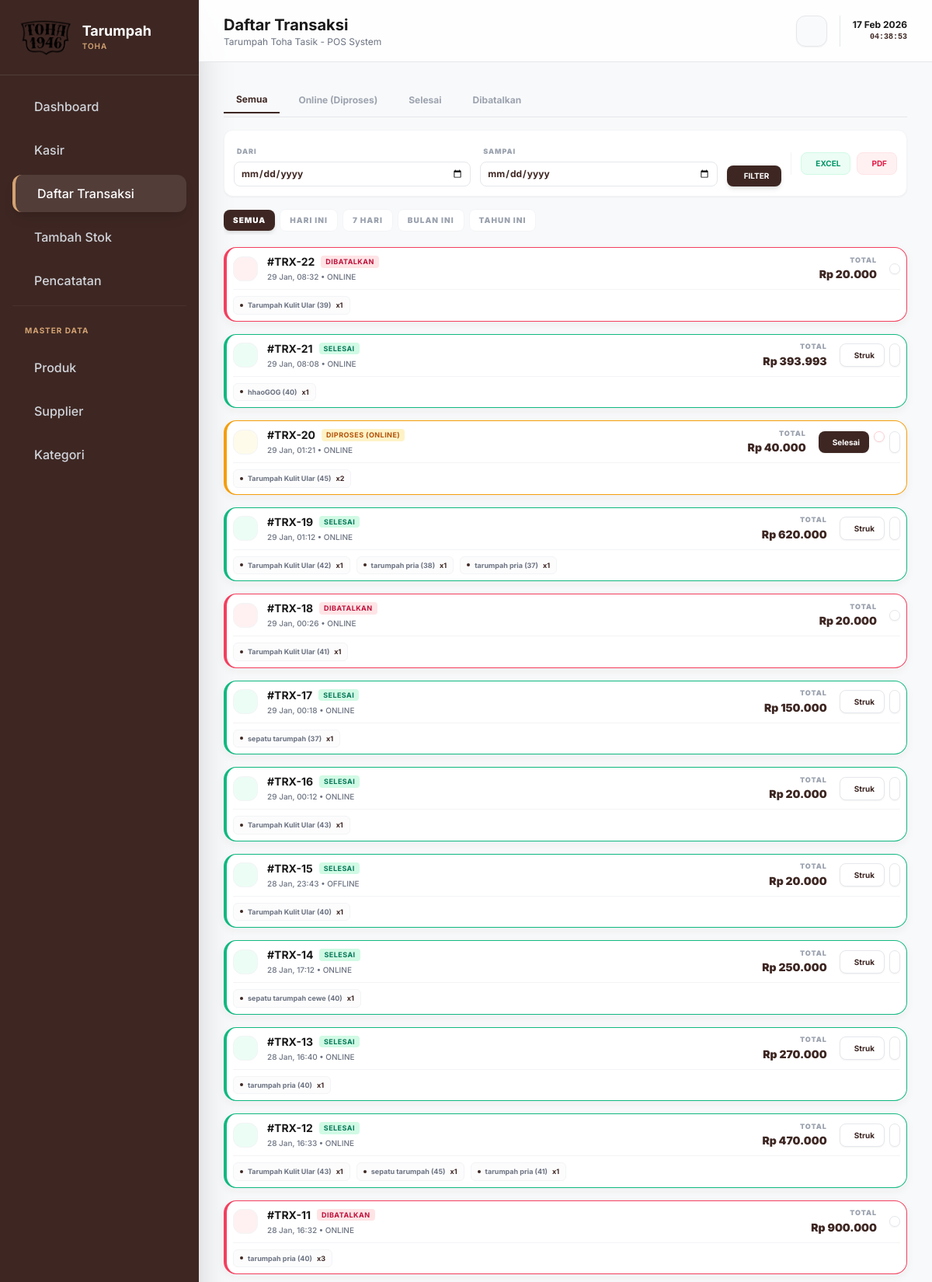
The app's page /index.php?page=transaksi (upper part) with its own data.
### tables this page shows
CREATE TABLE `transaksi` (
  `id_transaksi` int NOT NULL,
  `tanggal` datetime DEFAULT CURRENT_TIMESTAMP,
  `total_harga` decimal(12,2) NOT NULL,
  `metode_pembayaran` varchar(50) NOT NULL,
  `status` enum('selesai','diproses','dibatalkan') DEFAULT 'selesai',
  `created_at` datetime DEFAULT CURRENT_TIMESTAMP
);

CREATE TABLE `detail_transaksi` (
  `id_detail` int NOT NULL,
  `id_transaksi` int NOT NULL,
  `id_produk` int NOT NULL,
  `id_ukuran` int NOT NULL,
  `jumlah` int NOT NULL,
  `harga_satuan` decimal(12,2) NOT NULL,
  `subtotal` decimal(12,2) NOT NULL
);

CREATE TABLE `produk_tarumpah` (
  `id_produk` int NOT NULL,
  `nama_produk` varchar(100) NOT NULL,
  `harga` decimal(12,2) NOT NULL,
  `id_kategori` int DEFAULT NULL,
  `deskripsi` text,
  `foto` varchar(255) DEFAULT NULL,
  `status` enum('aktif','nonaktif') DEFAULT 'aktif',
  `created_at` datetime DEFAULT CURRENT_TIMESTAMP,
  `updated_at` datetime DEFAULT CURRENT_TIMESTAMP ON UPDATE CURRENT_TIMESTAMP
);

CREATE TABLE `ukuran` (
  `id_ukuran` int NOT NULL,
  `ukuran` varchar(5) NOT NULL
);

### includes/config.php (called while the page is built, shortened)
<?php
$host = "localhost";
$user = "root";
$pass = "";
$db   = "db-tarumpah-toha";
$conn = mysqli_connect($host, $user, $pass, $db);
mysqli_query($conn, "SET time_zone = '+07:00'");
function query($query) {
    global $conn;
    $result = mysqli_query($conn, $query);
    $rows = [];
    if ($result) {
        while ($row = mysqli_fetch_assoc($result)) {
            $rows[] = $row;
        }
    }
    return $rows;
}
?>

### views/transaksi.php (the view, shortened to what this page needs)
<?php
$filter = isset($_GET['status']) ? $_GET['status'] : 'all';
$range = isset($_GET['range']) ? $_GET['range'] : 'all';
$tgl_mulai = isset($_GET['tgl_mulai']) ? $_GET['tgl_mulai'] : '';
$tgl_akhir = isset($_GET['tgl_akhir']) ? $_GET['tgl_akhir'] : '';
$query_trx = "SELECT * FROM transaksi";
$query_trx .= " ORDER BY tanggal DESC";
$transactions = query($query_trx);
function getTrxItems($id) {
    return query("SELECT dt.*, p.nama_produk, u.ukuran
                  FROM detail_transaksi dt
                  JOIN produk_tarumpah p ON dt.id_produk = p.id_produk
                  JOIN ukuran u ON dt.id_ukuran = u.id_ukuran
                  WHERE dt.id_transaksi = $id");
}
?>
<div class="space-y-4">
    <div class="flex items-center gap-2 border-b border-gray-200 pb-1 overflow-x-auto no-scrollbar">
        <a href="?page=transaksi&status=all&range=<?php echo $range; ?>" class="px-4 py-2 text-xs font-bold whitespace-nowrap transition-all <?php echo $filter == 'all' ? 'border-b-2 border-[#3e2723] text-[#3e2723]' : 'text-gray-400 hover:text-[#3e2723]' ?>">Semua</a>
        <a href="?page=transaksi&status=diproses&range=<?php echo $range; ?>" class="px-4 py-2 text-xs font-bold whitespace-nowrap transition-all <?php echo $filter == 'diproses' ? 'border-b-2 border-[#3e2723] text-[#3e2723]' : 'text-gray-400 hover:text-[#3e2723]' ?>">Online (Diproses)</a>
        <a href="?page=transaksi&status=selesai&range=<?php echo $range; ?>" class="px-4 py-2 text-xs font-bold whitespace-nowrap transition-all <?php echo $filter == 'selesai' ? 'border-b-2 border-[#3e2723] text-[#3e2723]' : 'text-gray-400 hover:text-[#3e2723]' ?>">Selesai</a>
        <a href="?page=transaksi&status=batal&range=<?php echo $range; ?>" class="px-4 py-2 text-xs font-bold whitespace-nowrap transition-all <?php echo $filter == 'batal' ? 'border-b-2 border-[#3e2723] text-[#3e2723]' : 'text-gray-400 hover:text-[#3e2723]' ?>">Dibatalkan</a>
    </div>
    <div class="card-gradient p-3 rounded-xl border border-gray-100 shadow-sm">
        <div class="flex flex-col lg:flex-row lg:items-center justify-between gap-3">
            <form method="GET" class="flex flex-wrap items-end gap-3 flex-1">
                <div class="space-y-1 flex-1 min-w-[120px]">
                    <label class="text-[9px] text-gray-400 uppercase font-black tracking-widest pl-1">Dari</label>
                    <input type="date" name="tgl_mulai" value="<?php echo $tgl_mulai; ?>" class="w-full bg-white border border-gray-200 rounded-lg py-1.5 px-2 text-xs focus:outline-none focus:border-[#3e2723] text-[#3e2723] font-bold">
                </div>
                <div class="space-y-1 flex-1 min-w-[120px]">
                    <label class="text-[9px] text-gray-400 uppercase font-black tracking-widest pl-1">Sampai</label>
                    <input type="date" name="tgl_akhir" value="<?php echo $tgl_akhir; ?>" class="w-full bg-white border border-gray-200 rounded-lg py-1.5 px-2 text-xs focus:outline-none focus:border-[#3e2723] text-[#3e2723] font-bold">
                </div>
                <div class="flex gap-2">
                    <button type="submit" class="bg-[#3e2723] text-white px-4 py-1.5 rounded-lg text-[10px] font-bold shadow-md hover:bg-[#5d4037] transition-all flex items-center gap-1.5">
                        <i class="ph ph-funnel"></i> FILTER
                    </button>
                </div>
            </form>
            <div class="flex gap-2 border-l border-gray-100 pl-3">
                <?php
                    $range_name = ($tgl_mulai ? $tgl_mulai : 'Awal') . '_sd_' . ($tgl_akhir ? $tgl_akhir : 'Sekarang');
                ?>
                <button onclick="exportTableToExcel('hidden_trx_table', 'Transaksi_<?php echo $filter; ?>_<?php echo $range_name; ?>')" class="flex items-center gap-1.5 px-3 py-1.5 bg-emerald-50 text-emerald-600 rounded-lg text-[10px] font-bold border border-emerald-100 hover:bg-emerald-100 transition-all">
                    <i class="ph ph-file-xls text-sm"></i> EXCEL
                </button>
                <button onclick="exportTableToPDF('hidden_trx_table', 'Daftar Transaksi (<?php echo strtoupper($filter); ?>) <?php echo $range_name; ?>', 'Transaksi_<?php echo $filter; ?>_<?php echo $range_name; ?>')" class="flex items-center gap-1.5 px-3 py-1.5 bg-rose-50 text-rose-600 rounded-lg text-[10px] font-bold border border-rose-100 hover:bg-rose-100 transition-all">
                    <i class="ph ph-file-pdf text-sm"></i> PDF
                </button>
            </div>
        </div>
    </div>
    <div class="flex items-center gap-1.5 overflow-x-auto no-scrollbar pb-1">
        <a href="?page=transaksi&status=<?php echo $filter; ?>&range=all" class="px-3 py-1.5 rounded-lg text-[10px] font-black uppercase tracking-widest transition-all <?php echo $range == 'all' ? 'bg-[#3e2723] text-white shadow-md' : 'bg-white text-gray-400 border border-gray-100' ?>">
            Semua
        </a>
        <a href="?page=transaksi&status=<?php echo $filter; ?>&range=today" class="px-3 py-1.5 rounded-lg text-[10px] font-black uppercase tracking-widest transition-all <?php echo $range == 'today' ? 'bg-[#3e2723] text-white shadow-md' : 'bg-white text-gray-400 border border-gray-100' ?>">
            Hari Ini
        </a>
        <a href="?page=transaksi&status=<?php echo $filter; ?>&range=week" class="px-3 py-1.5 rounded-lg text-[10px] font-black uppercase tracking-widest transition-all <?php echo $range == 'week' ? 'bg-[#3e2723] text-white shadow-md' : 'bg-white text-gray-400 border border-gray-100' ?>">
            7 Hari
        </a>
        <a href="?page=transaksi&status=<?php echo $filter; ?>&range=month" class="px-3 py-1.5 rounded-lg text-[10px] font-black uppercase tracking-widest transition-all <?php echo $range == 'month' ? 'bg-[#3e2723] text-white shadow-md' : 'bg-white text-gray-400 border border-gray-100' ?>">
            Bulan Ini
        </a>
        <a href="?page=transaksi&status=<?php echo $filter; ?>&range=year" class="px-3 py-1.5 rounded-lg text-[10px] font-black uppercase tracking-widest transition-all <?php echo $range == 'year' ? 'bg-[#3e2723] text-white shadow-md' : 'bg-white text-gray-400 border border-gray-100' ?>">
            Tahun Ini
        </a>
    </div>
            <?php
            foreach($transactions as $t):
                $items = getTrxItems($t['id_transaksi']);
            ?>
            <?php endforeach; ?>
    <div class="grid grid-cols-1 gap-4">
        <?php if(empty($transactions)): ?>
            <div class="card-gradient p-10 text-center text-gray-400 italic">
                Belum ada transaksi pada kategori ini.
            </div>
        <?php else: foreach($transactions as $t):
            $items = getTrxItems($t['id_transaksi']);
            $is_pending = ($t['status'] == 'diproses');
            $is_cancelled = ($t['status'] == 'dibatalkan');
            $status_label = $is_pending ? 'Diproses (Online)' : ($is_cancelled ? 'Dibatalkan' : 'Selesai');
            $status_class = $is_pending ? 'bg-amber-100 text-amber-700 border-amber-200' : ($is_cancelled ? 'bg-rose-100 text-rose-700 border-rose-200' : 'bg-emerald-100 text-emerald-700 border-emerald-200');
            $bg_icon = $is_pending ? 'bg-amber-50' : ($is_cancelled ? 'bg-rose-50' : 'bg-emerald-50');
            $border_class = $is_pending ? 'border-amber-500' : ($is_cancelled ? 'border-rose-500' : 'border-emerald-500');
        ?>
        <div class="card-gradient rounded-2xl p-2 relative group border-l-4 <?php echo $border_class; ?> hover:shadow-md transition-all">
            <div class="flex flex-col md:flex-row md:items-center justify-between gap-2">
                <div class="flex items-center gap-3">
                    <div class="w-8 h-8 rounded-xl <?php echo $bg_icon; ?> flex items-center justify-center border border-gray-100 flex-shrink-0">
                    </div>
                    <div>
                        <div class="flex items-center gap-2 mb-0.5">
                            <h4 class="font-bold text-[#1a1a1a] text-sm">#TRX-<?php echo $t['id_transaksi']; ?></h4>
                            <span class="px-1.5 py-[1px] rounded text-[9px] font-bold uppercase tracking-wider <?php echo $status_class; ?>">
                                <?php echo $status_label; ?>
                            </span>
                        </div>
                        <p class="text-[10px] text-gray-500 font-medium"><?php echo date('d M, H:i', strtotime($t['tanggal'])); ?> • <?php echo strtoupper($t['metode_pembayaran']); ?></p>
                    </div>
                </div>
                <div class="flex items-center justify-between md:justify-end gap-4">
                    <div class="text-left md:text-right">
                        <p class="text-[9px] text-gray-400 uppercase font-black tracking-widest mb-0.5">Total</p>
                        <p class="text-sm font-black text-[#3e2723]">Rp <?php echo number_format($t['total_harga'], 0, ',', '.'); ?></p>
                    </div>
                    <div class="flex gap-1.5 text-xs font-bold">
                        <?php if($is_pending): ?>
                            <form method="POST">
                                <button type="submit" class="px-3 py-1.5 rounded-lg bg-[#3e2723] hover:bg-[#5d4037] text-white transition-all flex items-center gap-1.5 shadow-sm text-[10px]">
                                    <i class="ph ph-check-circle"></i> Selesai
                                </button>
                            </form>
                            <form method="POST" onsubmit="return confirm('Batalkan pesanan?')">
                                <button type="submit" class="p-1.5 rounded-lg bg-white border border-rose-200 text-rose-500 hover:bg-rose-50 transition-all flex items-center gap-1.5 shadow-sm">
                                </button>
                            </form>
                        <?php elseif(!$is_cancelled): ?>
                            <button onclick="window.open('print_receipt.php?id=<?php echo $t['id_transaksi']; ?>', '_blank', 'width=600,height=800')" class="px-3 py-1.5 rounded-lg bg-white border border-gray-200 text-[#3e2723] hover:bg-gray-50 transition-all flex items-center gap-1.5 shadow-sm text-[10px]">
                                <i class="ph ph-printer"></i> Struk
                            </button>
                        <?php endif; ?>
                        <button class="p-1.5 rounded-lg bg-white border border-gray-200 text-gray-400 hover:text-[#3e2723] hover:border-[#3e2723] transition-all shadow-sm">
                        </button>
                    </div>
                </div>
            </div>
            <div class="mt-2 pt-2 border-t border-gray-100 flex flex-wrap gap-2">
                <?php foreach($items as $item): ?>
                <div class="text-[9px] text-gray-500 font-bold bg-gray-50/50 px-2 py-1 rounded-md border border-gray-100 flex items-center gap-1.5">
                    <span class="w-1 h-1 rounded-full bg-[#3e2723]"></span>
                    <?php echo $item['nama_produk']; ?> (<?php echo $item['ukuran']; ?>) <span class="text-[#3e2723]">x<?php echo $item['jumlah']; ?></span>
                </div>
                <?php endforeach; ?>
            </div>
        </div>
        <?php endforeach; endif; ?>
    </div>
</div>

### records on screen
transaksi: id_transaksi "22", status "DIBATALKAN", tanggal "29 Jan, 08:32", metode_pembayaran "ONLINE", total_harga "20.000"
detail_transaksi: id_produk.nama_produk "Tarumpah Kulit Ular", id_ukuran.ukuran "39", jumlah "1"
transaksi: id_transaksi "21", status "SELESAI", tanggal "29 Jan, 08:08", metode_pembayaran "ONLINE", total_harga "393.993"
detail_transaksi: id_produk.nama_produk "hhaoGOG", id_ukuran.ukuran "40", jumlah "1"
transaksi: id_transaksi "20", status "DIPROSES (ONLINE)", tanggal "29 Jan, 01:21", metode_pembayaran "ONLINE", total_harga "40.000"
detail_transaksi: id_produk.nama_produk "Tarumpah Kulit Ular", id_ukuran.ukuran "45", jumlah "2"
transaksi: id_transaksi "19", status "SELESAI", tanggal "29 Jan, 01:12", metode_pembayaran "ONLINE", total_harga "620.000"
detail_transaksi: id_produk.nama_produk "Tarumpah Kulit Ular", id_ukuran.ukuran "42", jumlah "1"
detail_transaksi: id_produk.nama_produk "tarumpah pria", id_ukuran.ukuran "38", jumlah "1"
detail_transaksi: id_produk.nama_produk "tarumpah pria", id_ukuran.ukuran "37", jumlah "1"
transaksi: id_transaksi "18", status "DIBATALKAN", tanggal "29 Jan, 00:26", metode_pembayaran "ONLINE", total_harga "20.000"
detail_transaksi: id_produk.nama_produk "Tarumpah Kulit Ular", id_ukuran.ukuran "41", jumlah "1"
transaksi: id_transaksi "17", status "SELESAI", tanggal "29 Jan, 00:18", metode_pembayaran "ONLINE", total_harga "150.000"
detail_transaksi: id_produk.nama_produk "sepatu tarumpah", id_ukuran.ukuran "37", jumlah "1"
transaksi: id_transaksi "16", status "SELESAI", tanggal "29 Jan, 00:12", metode_pembayaran "ONLINE", total_harga "20.000"
detail_transaksi: id_produk.nama_produk "Tarumpah Kulit Ular", id_ukuran.ukuran "43", jumlah "1"
transaksi: id_transaksi "15", status "SELESAI", tanggal "28 Jan, 23:43", metode_pembayaran "OFFLINE", total_harga "20.000"
detail_transaksi: id_produk.nama_produk "Tarumpah Kulit Ular", id_ukuran.ukuran "40", jumlah "1"
transaksi: id_transaksi "14", status "SELESAI", tanggal "28 Jan, 17:12", metode_pembayaran "ONLINE", total_harga "250.000"
detail_transaksi: id_produk.nama_produk "sepatu tarumpah cewe", id_ukuran.ukuran "40", jumlah "1"
transaksi: id_transaksi "13", status "SELESAI", tanggal "28 Jan, 16:40", metode_pembayaran "ONLINE", total_harga "270.000"
detail_transaksi: id_produk.nama_produk "tarumpah pria", id_ukuran.ukuran "40", jumlah "1"
transaksi: id_transaksi "12", status "SELESAI", tanggal "28 Jan, 16:33", metode_pembayaran "ONLINE", total_harga "470.000"
detail_transaksi: id_produk.nama_produk "Tarumpah Kulit Ular", id_ukuran.ukuran "43", jumlah "1"
detail_transaksi: id_produk.nama_produk "sepatu tarumpah", id_ukuran.ukuran "45", jumlah "1"
detail_transaksi: id_produk.nama_produk "tarumpah pria", id_ukuran.ukuran "41", jumlah "1"
transaksi: id_transaksi "11", status "DIBATALKAN", tanggal "28 Jan, 16:32", metode_pembayaran "ONLINE", total_harga "900.000"
detail_transaksi: id_produk.nama_produk "tarumpah pria", id_ukuran.ukuran "40", jumlah "3"

### other values on screen
$title "Daftar Transaksi"
